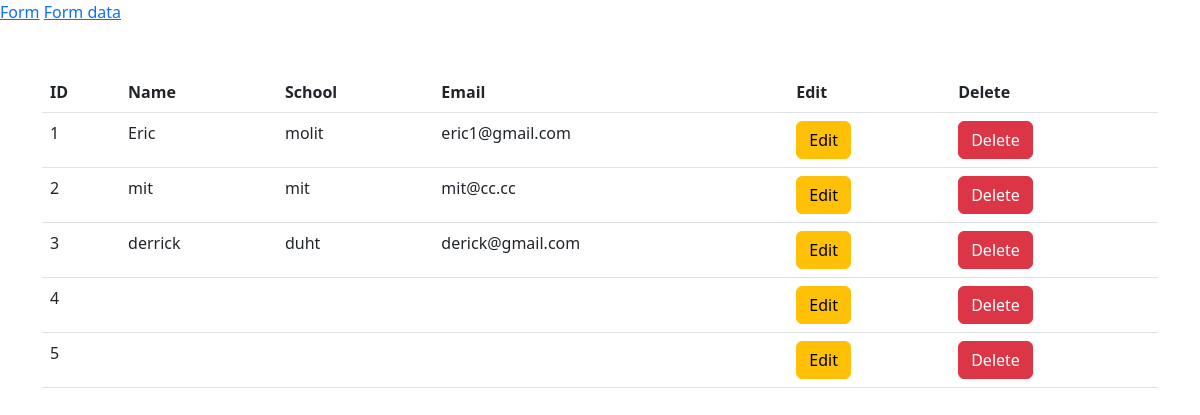
The app's page /people, older data.
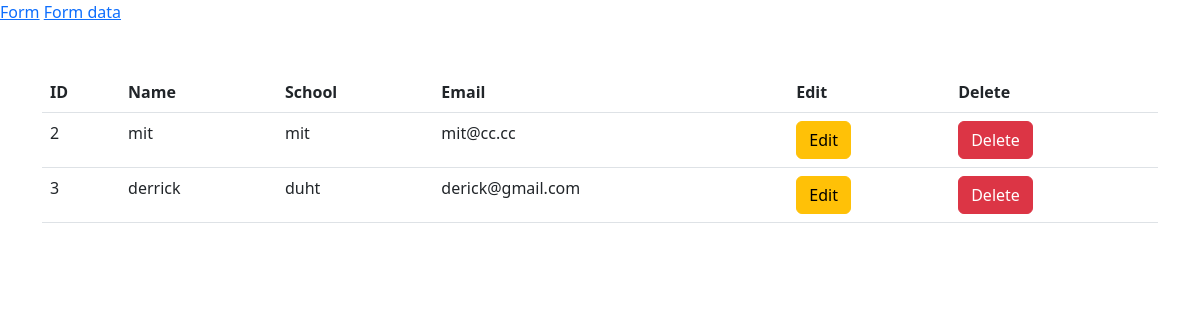
The same page, newer data.
### vuh/models.py (models this page shows, shortened)
class People(models.Model):
    name = models.CharField(max_length=40, blank=False, null=False)
    school = models.CharField(max_length=40, blank=False, null=False)
    email = models.EmailField()

### vuh/views.py (the view)
# urls.py: path('people', views.people, name="people"),
def people(request):
    d = People.objects.all()
    context = {"data": d}
    return render(request, 'people.html', context)

### vuh/templates/people.html (shortened to what this page needs)
<!doctype html>
<html lang="en">
<head>
    <link href="https://cdn.jsdelivr.net/npm/bootstrap@5.3.0/dist/css/bootstrap.min.css" rel="stylesheet">
</head>
<body>
   <a href="{% url 'home' %}">Form</a>
    <a href="{% url 'people' %}">Form data</a>
<div class="container">
  <table class="table mt-5">
  <thead>
    <tr>
          <th>ID</th>
          <th>Name</th>
          <th>School</th>
          <th>Email</th>
          <th>Edit</th>
          <th>Delete</th>
      </tr>
  </thead>
  <tbody>
        {% for d in data  %}
    <tr>
      <td>{{ d.id }}</td>
      <td>{{ d.name }}</td>
      <td>{{ d.school }}</td>
      <td>{{ d.email }}</td>
      <td>
          <a href="/update/{{ d.id }}" class="btn btn-warning" >Edit</a>
      </td>
        <td>
            <a href="/delete/{{ d.id }}" class="btn btn-danger" >Delete</a>
        </td>
    </tr>
  </tbody>
      {% endfor %}
</table>
</div>
</body>
</html>

Row changes from the older to the newer data that the page shows:
removed People: id "1", name "Eric", school "molit", email "eric1@gmail.com"
removed People: id "4"
removed People: id "5"
